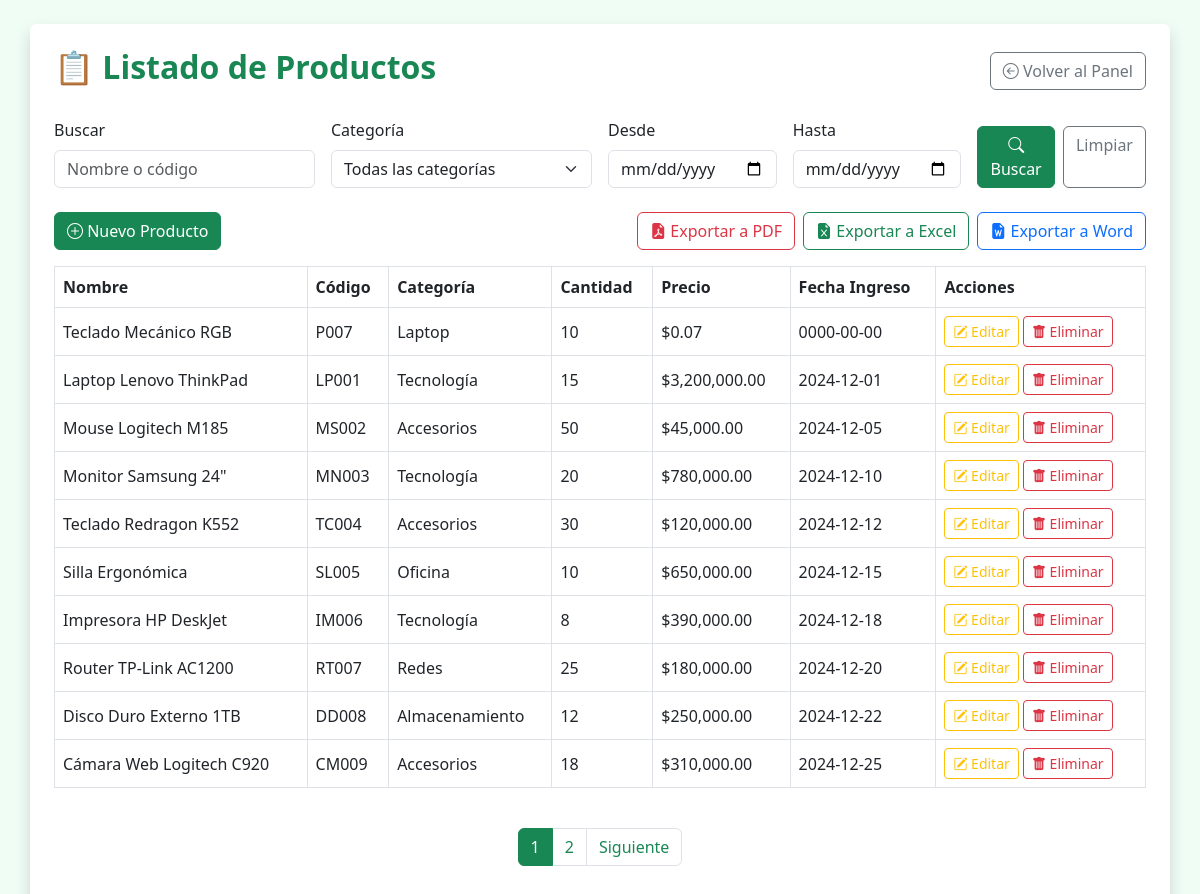
The app's page /modules/productos/lista.php with its own data.
### tables this page shows
CREATE TABLE `productos` (
  `id` int(11) NOT NULL,
  `nombre` varchar(100) NOT NULL,
  `codigo` varchar(50) NOT NULL,
  `categoria` varchar(100) DEFAULT NULL,
  `cantidad` int(11) NOT NULL,
  `precio` decimal(10,2) NOT NULL,
  `fecha_ingreso` date NOT NULL,
  `descripcion` text DEFAULT NULL
);

### modules/productos/lista.php (the view, shortened to what this page needs)
<?php
require '../../includes/db.php';
$buscar = $_GET['buscar'] ?? '';
$categoria = $_GET['categoria'] ?? '';
$fecha_inicio = $_GET['fecha_inicio'] ?? '';
$fecha_fin = $_GET['fecha_fin'] ?? '';
$limite = 10;
$pagina = isset($_GET['pagina']) ? (int)$_GET['pagina'] : 1;
$inicio = ($pagina - 1) * $limite;
$where = "WHERE 1=1";
$totalConsulta = $conn->query("SELECT COUNT(*) AS total FROM productos $where");
$totalProductos = $totalConsulta->fetch_assoc()['total'];
$totalPaginas = ceil($totalProductos / $limite);
$resultado = $conn->query("SELECT * FROM productos $where LIMIT $inicio, $limite");
$parametros = http_build_query([
    'buscar' => $buscar,
    'categoria' => $categoria,
    'fecha_inicio' => $fecha_inicio,
    'fecha_fin' => $fecha_fin
]);
?>
<!DOCTYPE html>
<html lang="es">
<head>
    <link href="https://cdn.jsdelivr.net/npm/bootstrap@5.3.0/dist/css/bootstrap.min.css" rel="stylesheet">
    <link href="https://cdn.jsdelivr.net/npm/bootstrap-icons@1.10.5/font/bootstrap-icons.css" rel="stylesheet">
    <link rel="stylesheet" href="../../assets/css/lista.css">
</head>
<body>
<div class="container mt-4 p-4 shadow rounded bg-white">
    <div class="d-flex justify-content-between align-items-center mb-4">
        <h2 class="text-success">📋 Listado de Productos</h2>
        <a href="../dashboard/dashboard.php" class="btn btn-outline-secondary">
            <i class="bi bi-arrow-left-circle"></i> Volver al Panel
        </a>
    </div>
    <form class="row g-3 mb-4 align-items-end" method="GET">
        <div class="col-md-3">
            <label for="buscar" class="form-label">Buscar</label>
            <input type="text" name="buscar" id="buscar" class="form-control" placeholder="Nombre o código" value="<?= htmlspecialchars($buscar) ?>">
        </div>
        <div class="col-md-3">
            <label for="categoria" class="form-label">Categoría</label>
            <select name="categoria" id="categoria" class="form-select">
                <option value="">Todas las categorías</option>
            </select>
        </div>
        <div class="col-md-2">
            <label for="fecha_inicio" class="form-label">Desde</label>
            <input type="date" name="fecha_inicio" id="fecha_inicio" class="form-control" value="<?= htmlspecialchars($fecha_inicio) ?>">
        </div>
        <div class="col-md-2">
            <label for="fecha_fin" class="form-label">Hasta</label>
            <input type="date" name="fecha_fin" id="fecha_fin" class="form-control" value="<?= htmlspecialchars($fecha_fin) ?>">
        </div>
        <div class="col-md-2 d-flex gap-2">
            <button type="submit" class="btn btn-success w-100">
                <i class="bi bi-search"></i> Buscar
            </button>
            <a href="lista.php" class="btn btn-outline-secondary w-100">Limpiar</a>
        </div>
    </form>
    <div class="d-flex flex-wrap gap-2 justify-content-between align-items-center mb-3">
        <a href="crear.php" class="btn btn-success">
            <i class="bi bi-plus-circle"></i> Nuevo Producto
        </a>
        <div class="d-flex gap-2">
            <a href="../../exportar_pdf.php?<?= $parametros ?>" class="btn btn-outline-danger" target="_blank">
                <i class="bi bi-file-earmark-pdf-fill"></i> Exportar a PDF
            </a>
            <a href="../../exportar_excel.php?<?= $parametros ?>" class="btn btn-outline-success" target="_blank">
                <i class="bi bi-file-earmark-excel-fill"></i> Exportar a Excel
            </a>
            <a href="../../exportar_word.php?<?= $parametros ?>" class="btn btn-outline-primary" target="_blank">
                <i class="bi bi-file-earmark-word-fill"></i> Exportar a Word
            </a>
        </div>
    </div>
    <div class="table-responsive">
        <table class="table table-bordered align-middle">
            <thead>
                <tr>
                    <th>Nombre</th>
                    <th>Código</th>
                    <th>Categoría</th>
                    <th>Cantidad</th>
                    <th>Precio</th>
                    <th>Fecha Ingreso</th>
                    <th>Acciones</th>
                </tr>
            </thead>
            <tbody>
                <?php if ($resultado->num_rows > 0): ?>
                    <?php while ($row = $resultado->fetch_assoc()): ?>
                        <tr>
                            <td><?= htmlspecialchars($row['nombre']) ?></td>
                            <td><?= htmlspecialchars($row['codigo']) ?></td>
                            <td><?= htmlspecialchars($row['categoria']) ?></td>
                            <td><?= $row['cantidad'] ?></td>
                            <td>$<?= number_format($row['precio'], 2) ?></td>
                            <td><?= $row['fecha_ingreso'] ?></td>
                            <td>
                                <a href="editar.php?id=<?= $row['id'] ?>" class="btn btn-sm btn-outline-warning">
                                    <i class="bi bi-pencil-square"></i> Editar
                                </a>
                                <a href="eliminar.php?id=<?= $row['id'] ?>" class="btn btn-sm btn-outline-danger" onclick="return confirm('¿Eliminar producto?')">
                                    <i class="bi bi-trash-fill"></i> Eliminar
                                </a>
                            </td>
                        </tr>
                    <?php endwhile; ?>
                <?php else: ?>
                    <tr><td colspan="7" class="text-center">No se encontraron productos.</td></tr>
                <?php endif; ?>
            </tbody>
        </table>
    </div>
    <?php if ($totalPaginas > 1): ?>
        <nav>
            <ul class="pagination justify-content-center mt-4">
                <?php for ($i = 1; $i <= $totalPaginas; $i++): ?>
                    <li class="page-item <?= ($i == $pagina) ? 'active' : '' ?>">
                        <a class="page-link" href="?<?= http_build_query(array_merge($_GET, ['pagina' => $i])) ?>"><?= $i ?></a>
                    </li>
                <?php endfor; ?>
                <?php if ($pagina < $totalPaginas): ?>
                    <li class="page-item">
                        <a class="page-link" href="?<?= http_build_query(array_merge($_GET, ['pagina' => $pagina + 1])) ?>">Siguiente</a>
                    </li>
                <?php endif; ?>
            </ul>
        </nav>
    <?php endif; ?>
</div>
</body>
</html>

### assets/css/lista.css (style rules this page uses)
body { background-color: #f0fdf4; }
h2 { font-weight: bold; }
.table thead { background-color: #198754; color: white; }
.table td, .table th { vertical-align: middle; }
.pagination .page-link { color: #198754; }
.pagination .active .page-link { background-color: #198754; border-color: #198754; color: white; }

### records on screen
productos: nombre "Teclado Mecánico RGB", codigo "P007", categoria "Laptop", cantidad "10", precio "0.07", fecha_ingreso "0000-00-00"
productos: nombre "Laptop Lenovo ThinkPad", codigo "LP001", categoria "Tecnología", cantidad "15", precio "3,200,000.00", fecha_ingreso "2024-12-01"
productos: nombre "Mouse Logitech M185", codigo "MS002", categoria "Accesorios", cantidad "50", precio "45,000.00", fecha_ingreso "2024-12-05"
productos: nombre "Monitor Samsung 24\"", codigo "MN003", categoria "Tecnología", cantidad "20", precio "780,000.00", fecha_ingreso "2024-12-10"
productos: nombre "Teclado Redragon K552", codigo "TC004", categoria "Accesorios", cantidad "30", precio "120,000.00", fecha_ingreso "2024-12-12"
productos: nombre "Silla Ergonómica", codigo "SL005", categoria "Oficina", cantidad "10", precio "650,000.00", fecha_ingreso "2024-12-15"
productos: nombre "Impresora HP DeskJet", codigo "IM006", categoria "Tecnología", cantidad "8", precio "390,000.00", fecha_ingreso "2024-12-18"
productos: nombre "Router TP-Link AC1200", codigo "RT007", categoria "Redes", cantidad "25", precio "180,000.00", fecha_ingreso "2024-12-20"
productos: nombre "Disco Duro Externo 1TB", codigo "DD008", categoria "Almacenamiento", cantidad "12", precio "250,000.00", fecha_ingreso "2024-12-22"
productos: nombre "Cámara Web Logitech C920", codigo "CM009", categoria "Accesorios", cantidad "18", precio "310,000.00", fecha_ingreso "2024-12-25"
